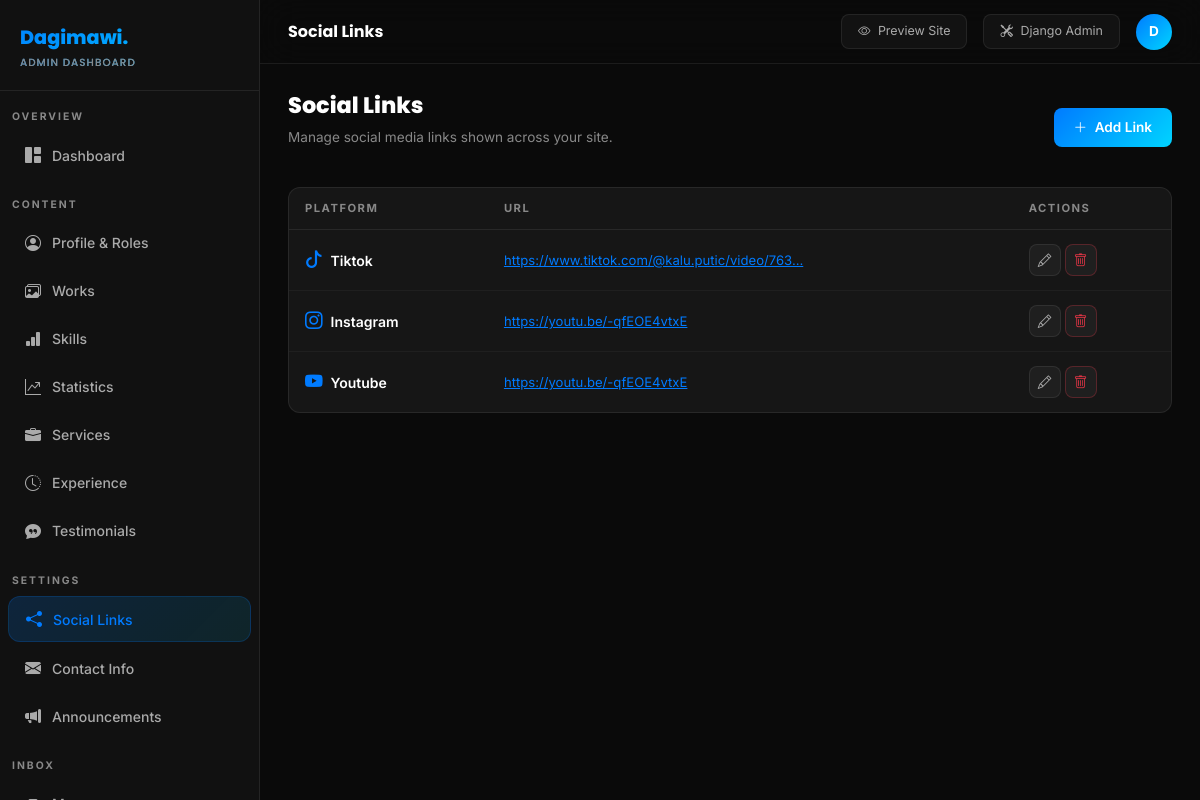
The page /dashboard/social/ (signed in) on the database its author committed.
### portfolio/models.py (models this page shows, shortened)
class SocialLink(models.Model):
    PLATFORM_CHOICES = [
        ('facebook', 'Facebook'),
        ('instagram', 'Instagram'),
        ('tiktok', 'TikTok'),
        ('telegram', 'Telegram'),
        ('linkedin', 'LinkedIn'),
        ('behance', 'Behance'),
        ('youtube', 'YouTube'),
        ('other', 'Other'),
    ]
    platform = models.CharField(max_length=50, choices=PLATFORM_CHOICES)
    url = models.URLField()
    icon = models.CharField(max_length=100, blank=True, help_text="Bootstrap icon class")
    order = models.PositiveIntegerField(default=0)
    class Meta:
        ordering = ['order']

### portfolio/views.py (the view, shortened to what this page needs)
# urls.py: path('dashboard/social/', views.dashboard_social, name='dashboard_social'),
@login_required(login_url='/dashboard/login/')
def dashboard_social(request):
    if not request.user.is_staff: return redirect('portfolio:home')
    return render(request, 'dashboard/social.html', {
        'social_links': SocialLink.objects.all(),
        'platforms': SocialLink.PLATFORM_CHOICES,
    })

### portfolio/context_processors.py (called while the page is built)
def global_context(request):
    social_links = SocialLink.objects.all()
    contact_info = ContactInfo.objects.first()
    unread_messages = ContactMessage.objects.filter(is_read=False).count()
    now = timezone.now()
    announcement = Announcement.objects.filter(
        is_active=True,
        start_date__lte=now
    ).filter(
        end_date__isnull=True
    ).first() or Announcement.objects.filter(
        is_active=True,
        start_date__lte=now,
        end_date__gte=now
    ).first()
    return {
        'social_links': social_links,
        'contact_info': contact_info,
        'active_announcement': announcement,
        'unread_messages_count': unread_messages,
    }

### portfolio/templates/dashboard/social.html (shortened to what this page needs)
{% extends 'dashboard/base.html' %}
{% block topbar_title %}Social Links{% endblock %}
{% block content %}
<div class="page-header">
  <div><h1>Social Links</h1><p>Manage social media links shown across your site.</p></div>
  <button class="btn-grad" onclick="openModal('addSocialModal')"><i class="bi bi-plus-lg me-1"></i> Add Link</button>
</div>
<div class="panel">
  <table class="dash-table">
    <thead><tr><th>Platform</th><th>URL</th><th>Actions</th></tr></thead>
    <tbody>
      {% for link in social_links %}
      <tr>
        <td>
          <div class="d-flex align-items-center gap-2">
            <i class="bi bi-{% if link.platform == 'facebook' %}facebook{% elif link.platform == 'instagram' %}instagram{% elif link.platform == 'tiktok' %}tiktok{% elif link.platform == 'telegram' %}telegram{% elif link.platform == 'linkedin' %}linkedin{% elif link.platform == 'behance' %}behance{% elif link.platform == 'youtube' %}youtube{% else %}link-45deg{% endif %}" style="color:#007BFF;font-size:1.1rem;"></i>
            <span style="font-weight:600;font-size:0.875rem;text-transform:capitalize;">{{ link.platform }}</span>
          </div>
        </td>
        <td><a href="{{ link.url }}" target="_blank" style="color:#007BFF;font-size:0.82rem;">{{ link.url|truncatechars:45 }}</a></td>
        <td>
          <div class="d-flex gap-1">
            <button class="btn-sm-icon" onclick="fillEditModal('editSocialModal',{id:'{{ link.id }}',url:'{{ link.url }}'})"><i class="bi bi-pencil"></i></button>
            <form method="post" style="display:inline"><button type="submit" class="btn-sm-icon" style="border-color:rgba(220,53,69,0.3);color:#dc3545;" onclick="return confirm('Delete?')"><i class="bi bi-trash"></i></button></form>
          </div>
        </td>
      </tr>
      {% empty %}
      <tr><td colspan="3" style="text-align:center;color:var(--muted);padding:40px;">No social links yet.</td></tr>
      {% endfor %}
    </tbody>
  </table>
</div>
{% endblock %}

### portfolio/templates/dashboard/base.html (shortened to what this page needs)
{% load static %}
<!DOCTYPE html>
<html lang="en">
<head>
  <link href="https://cdn.jsdelivr.net/npm/bootstrap@5.3.2/dist/css/bootstrap.min.css" rel="stylesheet">
  <link rel="stylesheet" href="https://cdn.jsdelivr.net/npm/bootstrap-icons@1.11.3/font/bootstrap-icons.min.css">
</head>
<body>
<aside class="sidebar" id="sidebar">
  <div class="sidebar-brand">
    Dagimawi.
    <small>Admin Dashboard</small>
  </div>
  <div class="sidebar-section">Overview</div>
  <a href="{% url 'portfolio:dashboard_home' %}" class="nav-link {% if request.resolver_match.url_name == 'dashboard_home' %}active{% endif %}">
    <i class="bi bi-grid-1x2-fill"></i> Dashboard
  </a>
  <div class="sidebar-section">Content</div>
  <a href="{% url 'portfolio:dashboard_profile' %}" class="nav-link {% if request.resolver_match.url_name == 'dashboard_profile' %}active{% endif %}">
    <i class="bi bi-person-circle"></i> Profile & Roles
  </a>
  <a href="{% url 'portfolio:dashboard_works' %}" class="nav-link {% if 'dashboard_work' in request.resolver_match.url_name %}active{% endif %}">
    <i class="bi bi-images"></i> Works
  </a>
  <a href="{% url 'portfolio:dashboard_skills' %}" class="nav-link {% if request.resolver_match.url_name == 'dashboard_skills' %}active{% endif %}">
    <i class="bi bi-bar-chart-fill"></i> Skills
  </a>
  <a href="{% url 'portfolio:dashboard_stats' %}" class="nav-link {% if request.resolver_match.url_name == 'dashboard_stats' %}active{% endif %}">
    <i class="bi bi-graph-up-arrow"></i> Statistics
  </a>
  <a href="{% url 'portfolio:dashboard_services' %}" class="nav-link {% if request.resolver_match.url_name == 'dashboard_services' %}active{% endif %}">
    <i class="bi bi-briefcase-fill"></i> Services
  </a>
  <a href="{% url 'portfolio:dashboard_experience' %}" class="nav-link {% if request.resolver_match.url_name == 'dashboard_experience' %}active{% endif %}">
    <i class="bi bi-clock-history"></i> Experience
  </a>
  <a href="{% url 'portfolio:dashboard_testimonials' %}" class="nav-link {% if request.resolver_match.url_name == 'dashboard_testimonials' %}active{% endif %}">
    <i class="bi bi-chat-quote-fill"></i> Testimonials
  </a>
  <div class="sidebar-section">Settings</div>
  <a href="{% url 'portfolio:dashboard_social' %}" class="nav-link {% if request.resolver_match.url_name == 'dashboard_social' %}active{% endif %}">
    <i class="bi bi-share-fill"></i> Social Links
  </a>
  <a href="{% url 'portfolio:dashboard_contact_info' %}" class="nav-link {% if request.resolver_match.url_name == 'dashboard_contact_info' %}active{% endif %}">
    <i class="bi bi-envelope-fill"></i> Contact Info
  </a>
  <a href="{% url 'portfolio:dashboard_announcements' %}" class="nav-link {% if request.resolver_match.url_name == 'dashboard_announcements' %}active{% endif %}">
    <i class="bi bi-megaphone-fill"></i> Announcements
  </a>
  <div class="sidebar-section">Inbox</div>
  <a href="{% url 'portfolio:dashboard_messages' %}" class="nav-link {% if 'dashboard_message' in request.resolver_match.url_name %}active{% endif %}">
    <i class="bi bi-inbox-fill"></i> Messages
  </a>
</aside>
<div class="main-wrap">
  <div class="topbar">
    <div class="topbar-title">{% block topbar_title %}Dashboard{% endblock %}</div>
    <a href="{% url 'portfolio:home' %}" class="btn-ghost" target="_blank" style="font-size:0.78rem;text-decoration:none;"><i class="bi bi-eye me-1"></i> Preview Site</a>
    <a href="/admin/" class="btn-ghost" target="_blank" style="font-size:0.78rem;text-decoration:none;"><i class="bi bi-tools me-1"></i> Django Admin</a>
    <div class="topbar-avatar">{{ request.user.username|first|upper }}</div>
  </div>
  <div class="page-body">
    {% block content %}{% endblock %}
  </div>
</div>
</body>
</html>

### portfolio/templates/dashboard/base.html (style rules this page uses)
:root { --bg: #0A0A0A; --bg2: #111; --bg3: #181818; --card: #161616; --glass: rgba(255,255,255,0.04); --border: rgba(255,255,255,0.08); --blue: #007BFF; --cyan: #00D4FF; --grad: linear-gradient(135deg,#007BFF,#00D4FF); --text: #fff; --muted: #888; --sub: #aaa; --radius: 12px; --sidebar: 260px; }
*, *::before, *::after { box-sizing: border-box; margin: 0; padding: 0; }
body { background: var(--bg); color: var(--text); font-family: 'Inter', sans-serif; display: flex; min-height: 100vh; }
.sidebar { width: var(--sidebar); background: var(--bg2); border-right: 1px solid var(--border); display: flex; flex-direction: column; position: fixed; top: 0; left: 0; height: 100vh; z-index: 200; transition: transform 0.3s ease; overflow-y: auto; }
.sidebar-brand { padding: 24px 20px 20px; border-bottom: 1px solid var(--border); font-family: 'Poppins', sans-serif; font-weight: 800; font-size: 1.2rem; background: var(--grad); -webkit-background-clip: text; -webkit-text-fill-color: transparent; background-clip: text; }
.sidebar-brand small { display: block; font-size: 0.65rem; font-weight: 500; color: var(--muted); -webkit-text-fill-color: var(--muted); letter-spacing: 1px; text-transform: uppercase; margin-top: 2px; }
.sidebar-section { padding: 18px 12px 6px; font-size: 0.65rem; font-weight: 700; letter-spacing: 2px; text-transform: uppercase; color: var(--muted); }
.nav-link { display: flex; align-items: center; gap: 10px; padding: 10px 16px; border-radius: var(--radius); color: var(--sub) !important; font-size: 0.875rem; font-weight: 500; margin: 2px 8px; transition: all 0.2s ease; text-decoration: none; }
.nav-link i { font-size: 1rem; width: 18px; text-align: center; }
.nav-link.active { background: linear-gradient(135deg,rgba(0,123,255,0.18),rgba(0,212,255,0.1)); color: var(--blue) !important; border: 1px solid rgba(0,123,255,0.2); }
.main-wrap { margin-left: var(--sidebar); flex: 1; display: flex; flex-direction: column; min-height: 100vh; }
.topbar { height: 64px; background: rgba(10,10,10,0.9); backdrop-filter: blur(20px); border-bottom: 1px solid var(--border); display: flex; align-items: center; padding: 0 28px; gap: 16px; position: sticky; top: 0; z-index: 100; }
.topbar-title { font-family: 'Poppins', sans-serif; font-weight: 700; font-size: 1rem; flex: 1; }
.topbar-avatar { width: 36px; height: 36px; border-radius: 50%; background: var(--grad); display: flex; align-items: center; justify-content: center; font-weight: 700; font-size: 0.85rem; }
.page-body { padding: 28px; flex: 1; }
.dash-table { width: 100%; border-collapse: collapse; }
.dash-table th { font-size: 0.7rem; font-weight: 700; letter-spacing: 1.5px; text-transform: uppercase; color: var(--muted); padding: 12px 16px; border-bottom: 1px solid var(--border); text-align: left; }
.dash-table td { padding: 14px 16px; border-bottom: 1px solid rgba(255,255,255,0.04); font-size: 0.875rem; vertical-align: middle; }
.dash-table tr:last-child td { border-bottom: none; }
.panel { background: var(--card); border: 1px solid var(--border); border-radius: var(--radius); overflow: hidden; }
.btn-grad { background: var(--grad); border: none; color: #fff; font-weight: 600; font-size: 0.85rem; border-radius: 8px; padding: 9px 20px; transition: all 0.2s; cursor: pointer; }
.btn-ghost { background: var(--glass); border: 1px solid var(--border); color: var(--sub); font-size: 0.82rem; border-radius: 8px; padding: 7px 16px; transition: all 0.2s; cursor: pointer; }
.btn-sm-icon { width: 32px; height: 32px; border-radius: 8px; display: inline-flex; align-items: center; justify-content: center; font-size: 0.85rem; border: 1px solid var(--border); background: var(--glass); color: var(--sub); cursor: pointer; transition: all 0.2s; }
.page-header { display: flex; align-items: center; justify-content: space-between; margin-bottom: 24px; }
.page-header h1 { font-family: 'Poppins', sans-serif; font-weight: 800; font-size: 1.4rem; }
.page-header p { color: var(--muted); font-size: 0.85rem; margin-top: 2px; }

### rows shown on the page
SocialLink: platform "Tiktok", url "https://www.tiktok.com/@kalu.putic/video/763…"
SocialLink: platform "Instagram", url "https://youtu.be/-qfEOE4vtxE"
SocialLink: platform "Youtube", url "https://youtu.be/-qfEOE4vtxE"

### other values the page prints
{{ request.user.username|first|upper }} "D"
